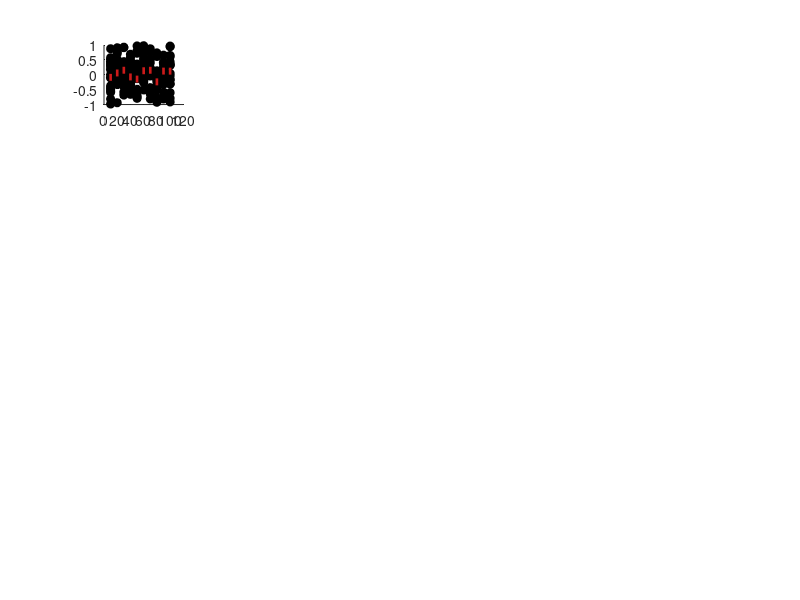

Write the MATLAB code that produced this figure. (Note: this script raises an error after producing the figure.)
clear all
close all
iter = 20;
shift = 0.1; % 0 = positive domain; -1 = negative domain   
ncues = 10;
f=figure;
[al1vals,al0vals] = deal([0.1:0.2:0.9]);
c=1;
I ={};
calc = 0;
if calc == 0
load('bias_over_parameters_forced_choice_last10perc.mat', 'I');
end
for al1 = 1:numel(al1vals)
    for al0 = 1:numel(al0vals)
        p.al0 = al0vals(al0);
        p.al1 = al1vals(al1);
        p.beta   = 1;
        
        if calc == 1
            for t = 1:iter
                clear('out', 'C')
                % Generate distributions of rewards
                n = 10000;
                for i = 1:n
                    for j = 1:ncues
                        C(j, i) = (betarnd(2.5, 2.5)-0.5+(shift*(j)))*100; 
                    end

                end

                % visually check distributions



                %%
                out = [];
                out.ncues = ncues;
                ntrls_each = 100;  %should be 100 of each choice
                tr_types = nchoosek(1:ncues,2);
                tr_types = [tr_types; [tr_types(:,2) tr_types(:,1)]];
                out.sch = (repmat(tr_types,ntrls_each,1));
                ntrls = size(out.sch,1);

                 %add force choice
                out.sch(1:0.2*ntrls,4) = 1;
                out.sch(0.2*ntrls+1:end,4) = 1;
                out.sch = out.sch(randperm(ntrls),:);

                %select 600 rewards from the 10k generated above
                C= C(:,randperm(n))';
                out.R = C(1:ntrls,:);
                out.Q = repmat([50], 1, ncues);
                %out.Q = [-50 -50 -50];

                
                out = pedlr_model(p, out);

                fi = 0;
                if fi 
                    f=figure;
                    subplot(1,4,[1 2])
                    title('Reward Distributions');
                    hold on 
                    hist(out.R, 50)
                    xlim([0 100]);

                    subplot(1,4,[3 4])
                    title('Model-estimated Distributions');
                    hold on 
                    hist(out.Q, 50)
                    xlim([0 100]);
                end

                deliveredR = out.R(:, out.chb');
                estimatedQ = out.Q(:, out.chb');
                for k = 1:ncues
                    chosen=find(out.chb==k);
                    meanR(t,k) = mean(out.R(intersect(8100:9000, chosen), k));
                    meanQ(t,k) = mean(out.Q(intersect(8100:9000, chosen), k));;
                end
                %meanR(t,:) = mean(out.R);
                %meanQ(t,:) = mean(out.Q);
            end

            mean_diff = meanQ - meanR;
            mR = mean(meanR);
            mQ = mean(meanQ);
            y_coord = [0 100];
            I{al0, al1}.meanQ       = meanQ;
            I{al0, al1}.meanQ       = meanR;
            I{al0, al1}.mean_diff   = mean_diff;
        else
            meanQ = I{al0, al1}.meanQ ;
            meanR = I{al0, al1}.meanQ ;
            mean_diff = I{al0, al1}.mean_diff;
        end
        
        
        subplot(numel(al1vals), numel(al0vals), c);
        for i = 1:ncues
            scaled_i = i*shift*100;
            scatter(repmat(scaled_i,iter,1), mean_diff(:,i), 'MarkerFaceColor', 'k', 'MarkerEdgeColor', 'k')
            hold on

            plot([scaled_i-0.2*shift*100 scaled_i+0.2*shift*100], repmat(mean(mean_diff(:,i)),2,1), 'Color', [0.8 0.1 0.1], 'LineWidth', 5);
            ylim([-1 1]);
        end
        title(['$\alpha_0=' num2str(round(p.al0,2)) '\hspace*{1cm} \alpha_1=' num2str(round(p.al1,2)) '$'], 'Interpreter', 'Latex') 
        ylabel('Est-Mean')
        xlabel('Cue mean');
        c=c+1;
    end 
end
save('bias_over_parameters_forced_choice_last10perc.mat', 'I');
f.Position(3) = 1500;
f.Position(4) = 1500;
%{
f = figure;
subplot(3,3,1)
histogram(out.R(:,1), 'BinWidth', 2, 'Handlevisibility', 'Off')
hold on 
plot([mQ(1) mQ(1)], y_coord, 'r')
plot([mR(1) mR(1)], y_coord, 'b')
title(['Chosen ' num2str(mean(chosen(:,1))) '/' num2str(ntrls*2/3) ]);
text(17, 120, {['true: ' num2str(round(mR,1))], ['estim: ' num2str(round(mQ,1))]})
legend({'Mean value estimate', 'True mean'})
subplot(3,3,4)
histogram(meanQ(:,1), 'BinWidth', 0.5)
hold on 
histogram(meanR(:,1), 'BinWidth', 0.5)
legend({'Mean value estimate', 'True mean'})

subplot(3,3,2)
histogram(out.R(:,2), 'BinWidth', 2, 'Handlevisibility', 'Off')
hold on 
plot([mQ(2) mQ(2)], y_coord, 'r')
plot([mR(2) mR(2)], y_coord, 'b')
title(['Chosen ' num2str(mean(chosen(:,2))) '/' num2str(ntrls*2/3) ]);
legend({'Mean value estimate', 'True mean'})
subplot(3,3,5)
histogram(meanQ(:,2), 'BinWidth', 0.5)
hold on 
histogram(meanR(:,2), 'BinWidth', 0.5)
legend({'Mean value estimate', 'True mean'})

subplot(3,3,3)
histogram(out.R(:,3), 'BinWidth', 2, 'Handlevisibility', 'Off')
hold on 
plot([mQ(3) mQ(3)], y_coord, 'r')
plot([mR(3) mR(3)], y_coord, 'b')
title(['Chosen ' num2str(mean(chosen(:,3))) '/' num2str(ntrls*2/3) ]);
legend({'Mean value estimate', 'True mean'})
subplot(3,3,6)
histogram(meanQ(:,3), 'BinWidth', 0.5)
hold on 
histogram(meanR(:,3), 'BinWidth', 0.5)
legend({'Mean value estimate', 'True mean'})

subplot(3,3,[7:9]);
plot(out.Q);

f.Position(3) = 800;
f.Position(4) = 800;
    
for i = 1:3
    [r,p]=corr(mean_diff(:,i), chosen(:,i));
    disp(['Cue ' num2str(i) ' r=' num2str(r) ' p=' num2str(p)]);
end
    
%}
